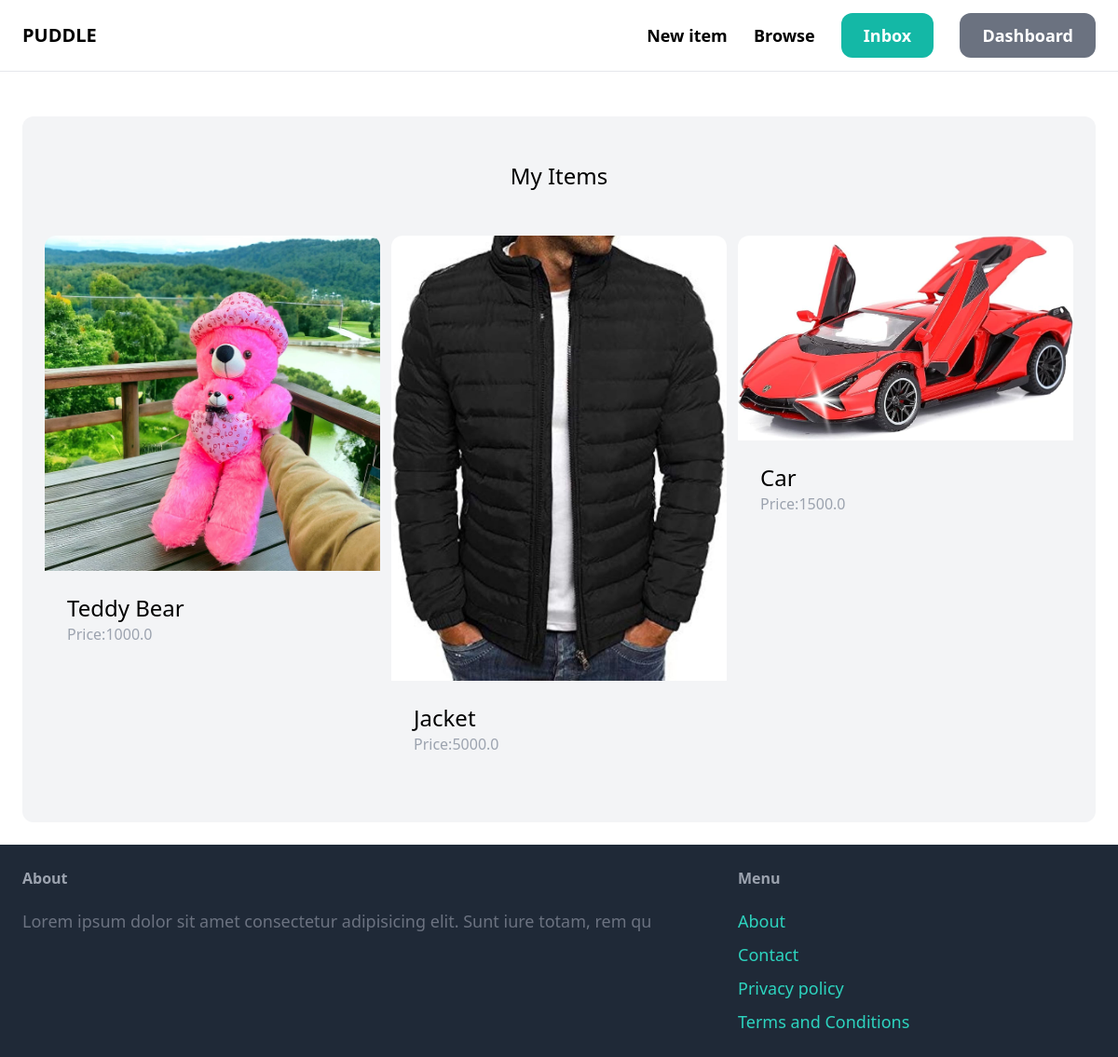
The page /dashboard/ (signed in) on the database its author committed.
### item/models.py (models this page shows, shortened)
class Item(models.Model):
    category=models.ForeignKey(Category,related_name='items',on_delete=models.CASCADE)
    name=models.CharField(max_length=200)
    description=models.TextField(blank=True,null=True)
    price=models.FloatField()
    image=models.ImageField(upload_to='item_images',blank=True,null=True)
    is_sold=models.BooleanField(default=False)
    created_by=models.ForeignKey(User,related_name='items',on_delete=models.CASCADE)
    created_at=models.DateTimeField(auto_now_add=True)

### dashboard/views.py (the view)
# urls.py: path('',index,name='index'),
@login_required
def index(request):
    items= Item.objects.filter(created_by=request.user)
    return render(request,'dashboard/index.html',{
        'items':items,
    })

### dashboard/templates/dashboard/index.html (shortened to what this page needs)
{% extends 'core/base.html' %}
{% block content %}
 <div class="mt-6 px-6 py-12 bg-gray-100 rounded-xl">
    <h2 class="mb-12 text-2xl text-center">My Items</h2>
    <div class="grid grid-cols-3 gap-3">
        {% for item in items %}
        <div>
            <a href="{% url 'item:detail' item.id %}">
                <div>
                    <img src="{{ item.image.url }}" class="rounded-t-xl">
                </div>
                <div class="p-6 bg white rounded-b-xl">
                    <h2 class="text-2xl">{{ item.name}}</h2>
                    <p class="text-gray-400">Price:{{ item.price }}</p>
                </div>
            </a>
        </div>
        {% endfor %}
    </div>
 </div>
{% endblock %}

### rows shown on the page
Item: image (picture), name "Teddy Bear", price "1000.0"
Item: image (picture), name "Jacket", price "5000.0"
Item: image (picture), name "Car", price "1500.0"
